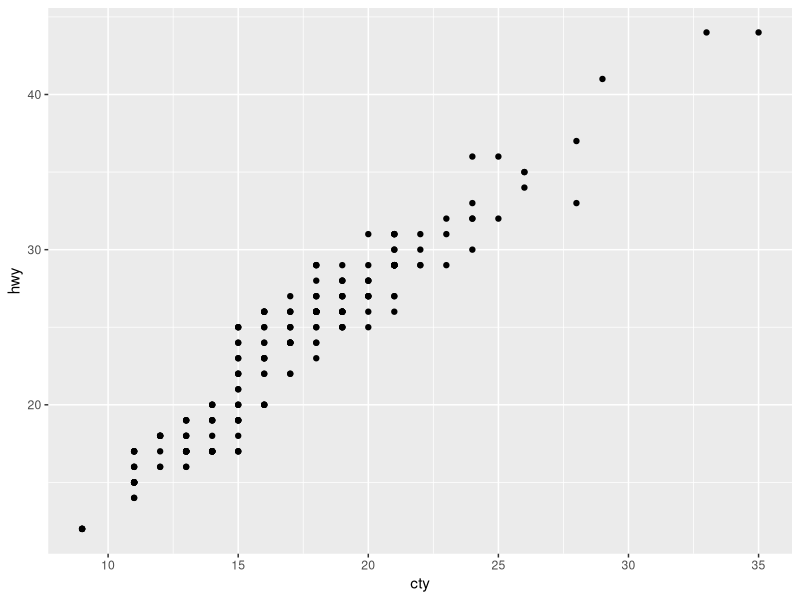
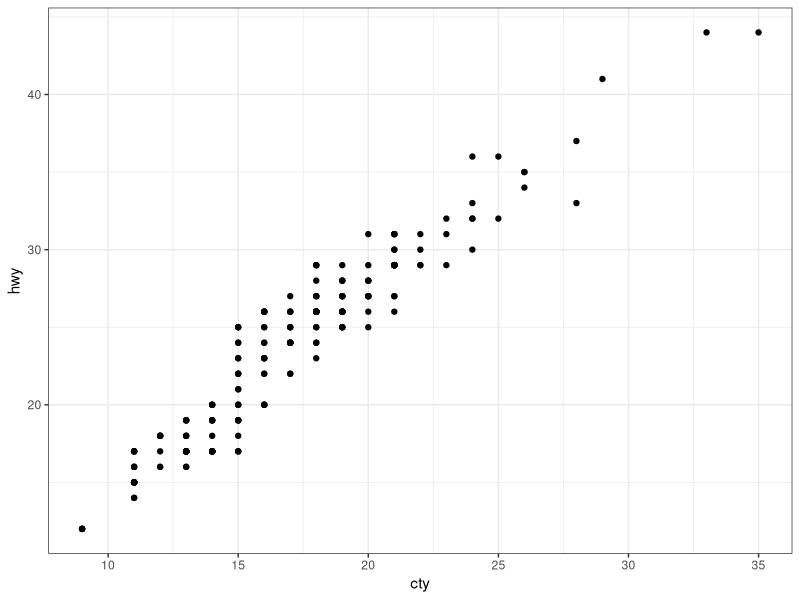
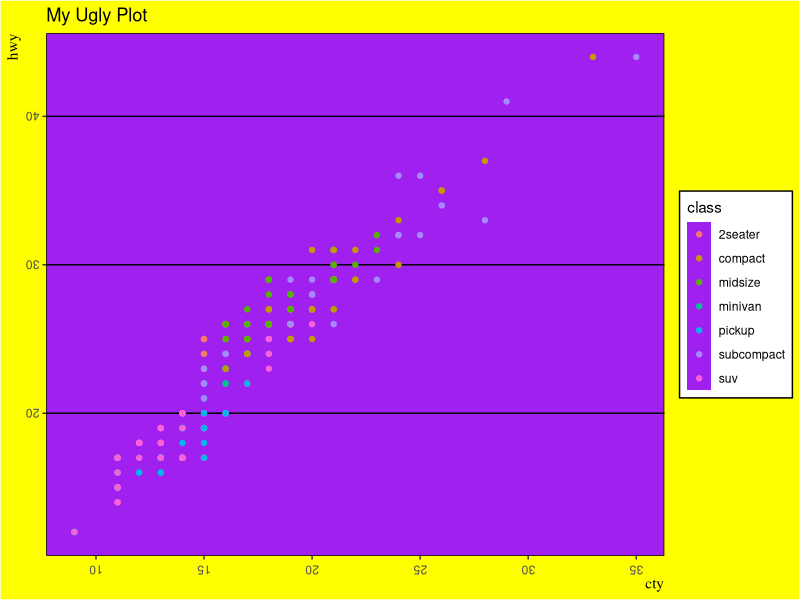
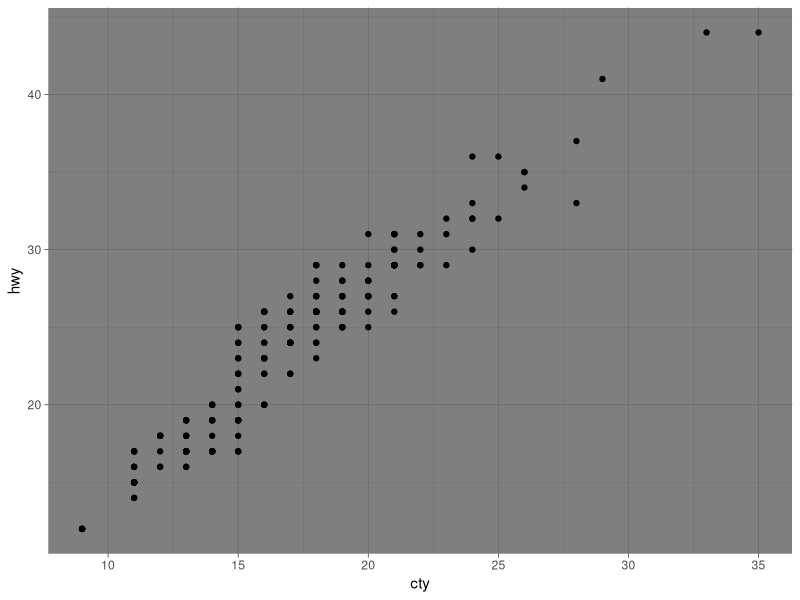
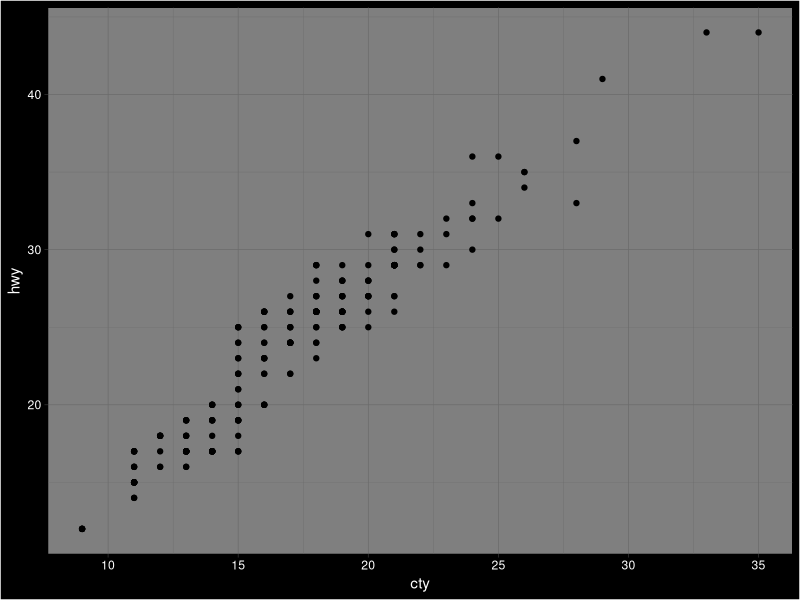
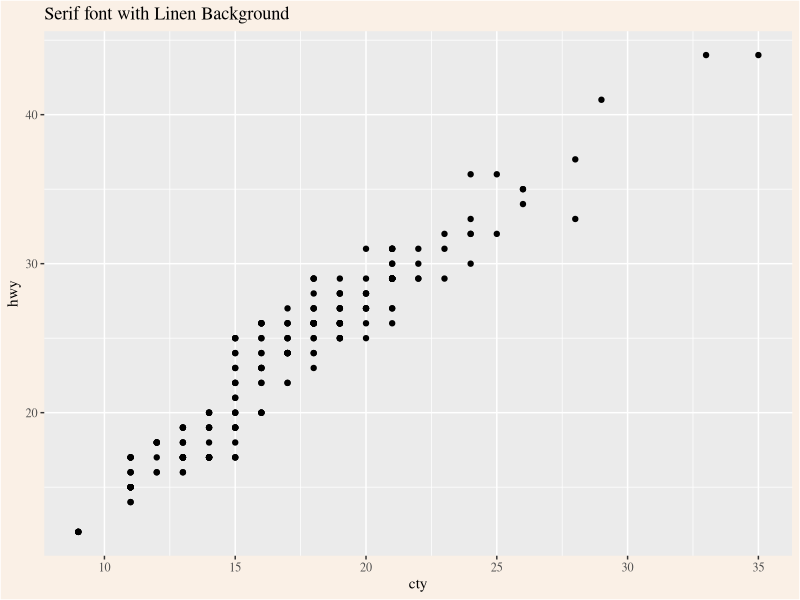
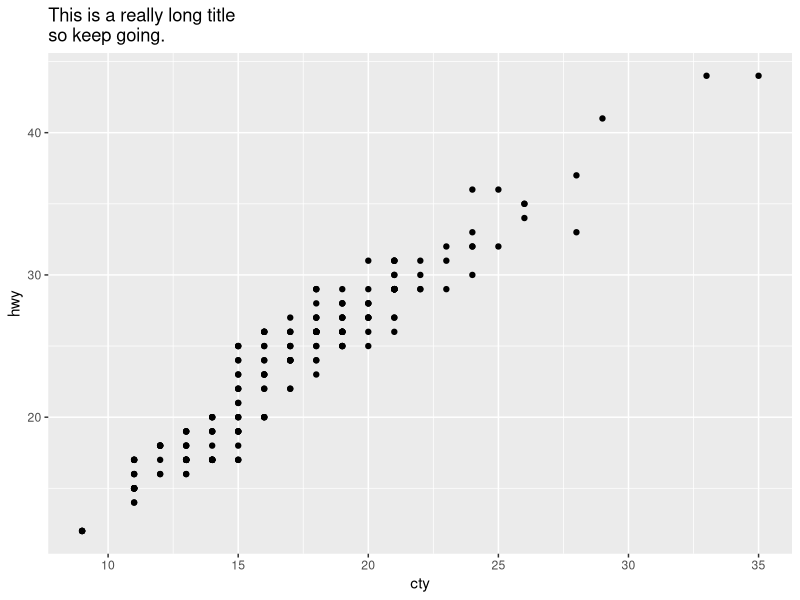
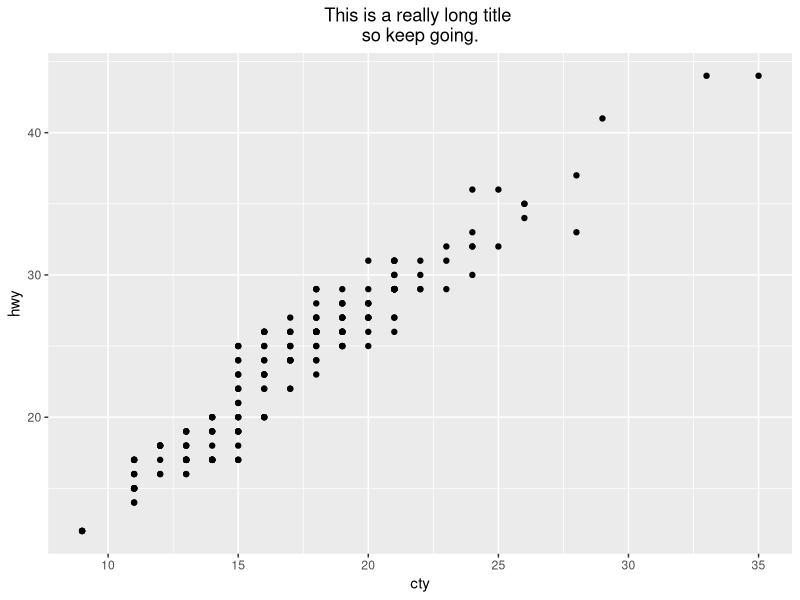

Here is the R script that generated these plots, in order:
## ---- chunk 1
library(tidyverse)

## ---- chunk 2

#default theme
ggplot() + 
 geom_point(mapping = aes(y = hwy, x = cty), data = mpg) 

# my favourite theme
ggplot() + 
 geom_point(mapping = aes(y = hwy, x = cty), data = mpg) +
  theme_bw()

## ---- chunk 3

ggplot() + 
 geom_point(mapping = aes(y = hwy, x = cty, color = class), data = mpg) +
  ggthemes::theme_excel() +
  labs(title = "My Ugly Plot") +
  theme(axis.title = element_text(family = "serif"),
        axis.text = element_text(angle = 180),
        plot.background = element_rect(fill = "yellow"),
        panel.background = element_rect(fill = "purple"),
        title = element_text(hjust = 1))
  
## ---- chunk 4

# base plot
ggplot() + 
 geom_point(mapping = aes(y = hwy, x = cty), data = mpg) +
  theme_dark()

# change plot background to black
# change text color to read anyway
ggplot() + 
 geom_point(mapping = aes(y = hwy, x = cty), data = mpg) +
  theme_dark() +
  theme(plot.background = element_rect("black"),
        axis.text = element_text(color = "white"),
        axis.title = element_text(color = "white"))

## ---- chunk 5

ggplot() + 
 geom_point(mapping = aes(y = hwy, x = cty), data = mpg) +
  labs(title = "Serif font with Linen Background") +
  theme(plot.background = element_rect("linen"),
        axis.text = element_text(family = "serif"),
        title = element_text(family = "serif"))

## ---- chunk 6

p <- ggplot() + 
 geom_point(mapping = aes(y = hwy, x = cty), data = mpg) +
  labs(title = "This is a really long title \nso keep going.") 

# baseplot
p

# plot with hjust
p +
  theme(plot.title = element_text(hjust = 0.5))

p +
  theme(plot.title = element_text(hjust = 1))

# try vjust
p +
  theme(plot.title = element_text(vjust = 1))


